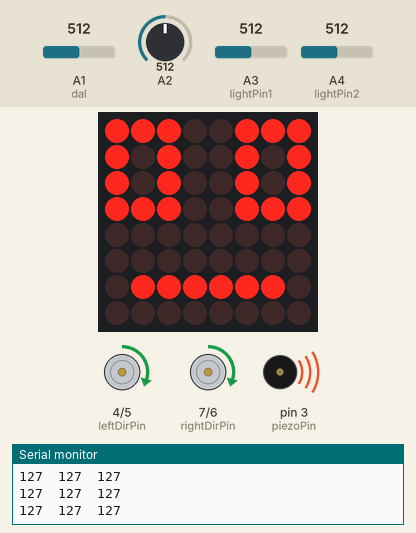
Bench run of a sketch on a simulated Arduino Uno, built with avr-gcc and run on an emulated ATmega328P. Parts: 8×8 LED matrix, direction and speed pins drawn as motors (green arrow = direction pin HIGH = forward, orange = LOW = backward, longer = more drive), buzzer (waves = sounding), the last lines printed to the serial monitor. The test bench sets the inputs (shaded band); at power-on: A1 (dal) = 512, A3 (lightPin1) = 512, A2 = 512, A4 (lightPin2) = 512.

Above: at 1.2 s.
1.3 s: A1 (dal) set to 342
2.8 s: A1 (dal) set to 306
At 3.6 s:
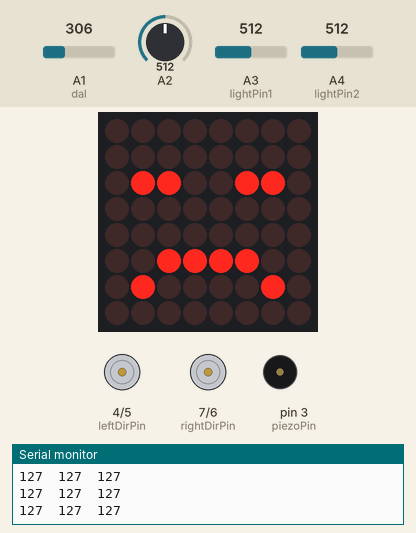
4.7 s: A3 (lightPin1) set to 30
At 5.8 s:
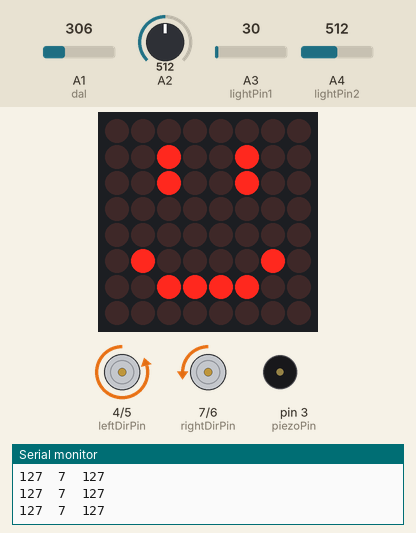
6.5 s: A2 set to 947
8.0 s: A2 set to 968
At 9.2 s:
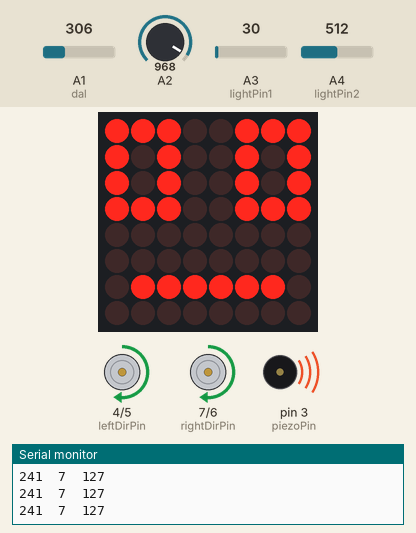
9.5 s: A2 set to 716
At 9.72 s:
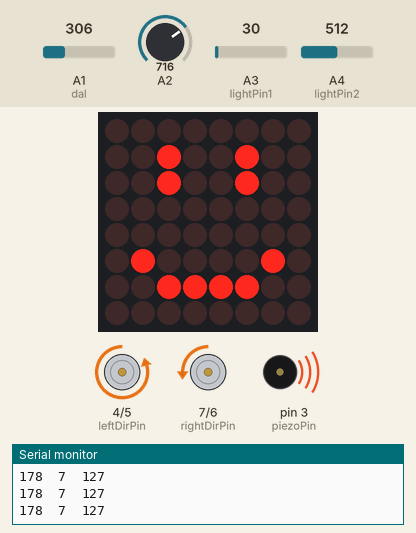
Timing chart, 0 to 12.3 s (numbered marks = the images above; inputs shaded):
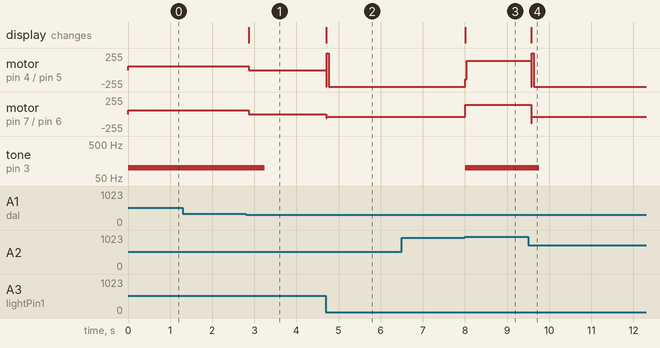

Measured:
- the behaviour switches between 325 and 324 on A1 (dal) (found by bisection; images 0 and 1)
- the behaviour switches between 958 and 959 on A2 (found by bisection; images 2 and 3)
- after the input at 2.8 s, motor on pin 4 (leftDirPin) / pin 5 (leftSpeedPin), motor on pin 7 (rightDirPin) / pin 6 (rightSpeedPin): forward 60/255 → stopped after 0.07 s; tone on pin 3 (piezoPin): 100 Hz → silent after 0.45 s; the display: changes after 0.07 s (image 1)
- after the input at 4.7 s, motor on pin 4 (leftDirPin) / pin 5 (leftSpeedPin): stopped → backward 250/255 at once; motor on pin 7 (rightDirPin) / pin 6 (rightSpeedPin): stopped → backward 42/255 at once; the display: changes at once (image 2)
- after the input at 8.0 s, motor on pin 4 (leftDirPin) / pin 5 (leftSpeedPin): backward 250/255 → forward 140/255 at once; motor on pin 7 (rightDirPin) / pin 6 (rightSpeedPin): backward 42/255 → forward 140/255 at once; tone on pin 3 (piezoPin): silent → 100 Hz at once; the display: changes at once (image 3)
- after the input at 9.5 s, motor on pin 4 (leftDirPin) / pin 5 (leftSpeedPin): forward 140/255 → backward 250/255 after 0.08 s; motor on pin 7 (rightDirPin) / pin 6 (rightSpeedPin): forward 140/255 → backward 42/255 after 0.08 s; tone on pin 3 (piezoPin): 100 Hz → silent after 0.26 s; the display: changes after 0.08 s (image 4)

The sketch:

MAHONINA_VEPREVA_SIMONOV_LIC.ino
```cpp
// (licence header left out)
//подключение библиотек - начало
#include <SPI.h>          //Стандартная SPI библиотека
#include <Adafruit_GFX.h> //библиотека, отвечающая за настройку LED-матриц
#include <Max72xxPanel.h> //библиотека, отвечающая за настройку светодиодной LED-матрицы
#include <HCSR04.h>       //библиотека дальномера
                    //подключение библиотек - конец

                          //Кол-во LED-матриц по вертикали и горизонтали
int numberOfHorizontalDisplays = 1;
int numberOfVerticalDisplays = 1;
                    //Блок описания переменных - начало
int pinCS = 9;            //пин, отвечающий за управление матрицей

                          //Массивы для вывода "смайликов" - начало
 const byte uwu[8] = {
  0b00000000,
  0b00000110,
  0b01100110,
  0b00000000,
  0b00000000,
  0b01000010,
  0b00111100,
  0b00000000 };
 const byte wow[8] = {
  0b11100111,
  0b10100101,
  0b10100101,
  0b11100111,
  0b00000000,
  0b00000000,
  0b01111110,
  0b00000000 };
 const byte sad[8] = {
  0b00000000,
  0b00000000,
  0b01100110,
  0b00000000,
  0b00000000,
  0b00111100,
  0b01000010 };
const byte smile[8] = {
  0b00000000,
  0b00100100,
  0b00100100,
  0b00000000,
  0b00000000,
  0b01000010,
  0b00111100,
  0b00000000 };
const byte who[8] = {
  0b00011100,
  0b00100010,
  0b00100000,
  0b00010000,
  0b00001000,
  0b00000000,
  0b00001000,
  0b00001000 };
                          //Массивы для вывода "смайликов" - конец

 int s = 2;               //Переменная для управления "смайликами" и моторами                           Значения: 0-вывод "who", пробная переменная.
 int piezoPin=3;          //Пин "пищалки"                                                                         1-вывод "uwu", положение робота при максимально приближенном фонарике.
                          //Пины моторов                                                                          2-вывод "smile", состояние движения робота.
int leftDirPin = 4;       //Пин направления левого мотора                                                         3-вывод "wow", знак препятствия
int leftSpeedPin = 5;     //Пин скорости левого мотора                                                            4-вывод "sad", робот спит при низкой освещенности
int rightDirPin = 7;      //Пин направления правого мотора
int rightSpeedPin = 6;    //Пин скорости правого мотора
                          //Пины датчиков света
int lightPin1 = A3;
int lightPin2 = A4;
                    //Блок описания переменных - конец

                          //Подключение матрицы
Max72xxPanel matrix = Max72xxPanel(pinCS, numberOfHorizontalDisplays, numberOfVerticalDisplays);

void setup() {
                           // Управляющие пины на стороне Motor Shield сигнал
                           // принимают, но на стороне Arduino они сигнал
                           // выдают, поэтому мы должны сделать их выходами.
    pinMode(leftDirPin, OUTPUT);
    pinMode(leftSpeedPin, OUTPUT);
    pinMode(rightDirPin, OUTPUT);
    pinMode(rightSpeedPin, OUTPUT);
                             // Установим оба канала в одном направлении
    digitalWrite(leftDirPin, HIGH);
    digitalWrite(rightDirPin, HIGH);
                            // Установим оба канала на одинаковую скорость
    analogWrite(leftSpeedPin, 5);
    analogWrite(rightSpeedPin, 5);
                           //Яркость свечения и угол поворота матрицы
    matrix.setIntensity(10);
    matrix.setRotation(4);

  Serial.begin(9600);      //Подключение монитора порта
  pinMode(A2, INPUT);      //Подключение датчика линий
}


void loop()
{
                      //Блок датчика линий - начало

                           //Считывание данных с датчика линий
  int table = analogRead(A2);
                           //Преобразование данных
  table = map(table, 0, 1023, 0, 255);
                           //Если датчик не видит стол S=3, если всё хорошо, s=4.
  if(table>238) s=3; else {if  (table<=238) s=4;}

                     //Блок датчика линий - конец


                     //Блок дальномера - начало

  int dal = A1;            //Пин дальномера
  int val = analogRead(dal);//Считывание данных с дальномера
                          //Преобразование данных
  val = map(val, 0, 1023, 0, 255);

  int a; a=0;             //Переменная, отвечающая за тип препятствия          Значения: 1-стена, 0-стены нет
  if (val>80) {s=3; a=1;} //Если датчик видит препятствие, s=3, a=1.
                          //Если препятствий нет, s=4.
  if ((val<=80)&(table<=238)) s=4;

                     //Блок дальномера - конец


                     //Блок датчиков света - начало

                          //Считывние показателей
  int light1 = analogRead(lightPin1);
  int light2 = analogRead(lightPin2);
                          //Преобразование данных
  light1 = map(light1, 0, 1023, 0, 255);
  light2 = map(light2, 0, 1023, 0, 255);
  if (s!=3)               //Цикл, устанавлиающий значение s
  {                       //При отсутствии освещения s=4
    if                    //При наличии фонарика s=2, при его максимальной близости s=1
          ((light1>13)&(light2>13)) s=4;
    else
      {if ((light1<5)&(light2<5)) s=1; else s=2;}
  }
                     //Блок датчиков света - конец

                     //Отладочные данные
Serial.print(table);
Serial.print('\t');
Serial.print(light1);
Serial.print('\t');
Serial.println(light2);


                     //Блок LED-матрицы - начало

matrix.fillScreen(LOW);     //Включение матрицы
                            //Цикл, отвечающий за ввод "смайликов"
    for (int y = 0; y < 8; y++ )
    {
        for (int x = 0; x < 8; x++ )
        {
                            //Включение "пищалки" при наличии припятствия
          if (s==3) tone(piezoPin, 100, 500);
          switch (s)        //Выобор "смайлика" в зависимости от условий
           {
            case 1:         //"Смайлик подмигивание", если фонарик близко
              matrix.drawPixel(x, y, uwu[y] & (1<<x));
              break;

            case 2:         //"Смайлик улыбка", если нужно ехать за фонариком
              matrix.drawPixel(x, y, smile[y] & (1<<x));
              break;

            case 3:         //"Смайлик испуг", если есть препятствие
              matrix.drawPixel(x, y, wow[y] & (1<<x));
              break;

            case 4:         //"Смайлик сон", если фонарика нет
              matrix.drawPixel(x, y, sad[y] & (1<<x));
              break;

            default:        //Отладочный массив
              matrix.drawPixel(x, y, who[y] & (1<<x));
              break;
            }
        }
    }
    matrix.write();         //Вывод "смайлика"

                     //Блок LED-матрицы - конец


                    //Блок мотора - начало

    if (s==3)           //Работа моторов при наличии препятстствия
    {
                        //Даём команду двигаться назад
        digitalWrite(leftDirPin, HIGH);
        digitalWrite(rightDirPin, HIGH);
        if (a==0)        //Если препятствие - край стола, скорость и длительность больше
        {
          analogWrite(leftSpeedPin, 140);
          analogWrite(rightSpeedPin, 140);
          delay (300);
        }
       else              //Если препятствие - стена, скорость и длительность меньше
        {
          analogWrite(leftSpeedPin, 60);
          analogWrite(rightSpeedPin, 60);
          delay (100);
        }
     }
     else               //Работа моторов при отсутствии препятствия
        if ((s==4)or(s==1))
        {               //Установка нулевой скорости при минимальном и масимальном свете
          analogWrite(leftSpeedPin, 0);
          analogWrite(rightSpeedPin, 0);
        }
        else
        {
                        //Установка движения вперед
          digitalWrite(leftDirPin, LOW);
          digitalWrite(rightDirPin, LOW);
                        //Проверка направления света
          if ((light1>10)&(light2<10))
          {
                        //Поворот направо, если освещение справа
             digitalWrite(leftDirPin, LOW);
             digitalWrite(rightDirPin, HIGH);
             digitalWrite(leftSpeedPin, 30);
             digitalWrite(rightSpeedPin, 30);
          }
                        //Проверка направления света
          if ((light1<10)&(light2>10))
          {
                        //Поворот налево, если освещение слева
            digitalWrite(leftDirPin, HIGH);
            digitalWrite(rightDirPin, LOW);
            digitalWrite(leftSpeedPin, 50);
            digitalWrite(rightSpeedPin, 50);
          }
                        //Если освещение спереди, устанавливается движение вперед для 2-х моторов
                        //На значение скорости подается значение освещенности.
          digitalWrite(leftDirPin, LOW);
          digitalWrite(rightDirPin, LOW);
          analogWrite(leftSpeedPin, light2*6);
          analogWrite(rightSpeedPin, light1*6);
        }

                  //Блок мотора - конец

delay(10);
}
```
